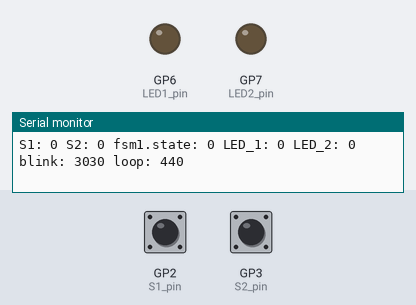
The program below on a simulated Raspberry Pi Pico. On the bench: output pins drawn as LEDs (lit = HIGH), the last lines printed to the serial monitor. Inputs (shaded band) come from the test bench; at power-on: GP2 (S1_pin) HIGH, GP3 (S2_pin) HIGH.

Above: at 1.2 s.
1.3 s: GP2 (S1_pin) pulled LOW for 3.2 s
At 2.5 s:
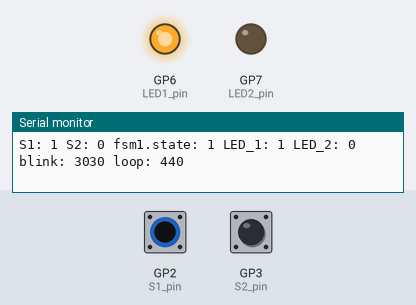
Timing chart, 0 to 6.0 s (numbered marks = the images above; inputs shaded):
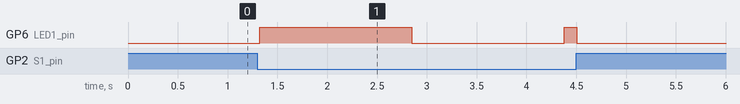

The program:

main.cpp
```cpp
#include <Arduino.h>

#define LED1_pin 6
#define LED2_pin 7

#define S1_pin 2
#define S2_pin 3


// Struct to hold the state for a finite state machine
typedef struct {
  int state, new_state;

  // tes - time entering state
  // tis - time in state
  unsigned long tes, tis;
} fsm_t;

// Input variables
uint8_t S1, prevS1;
uint8_t S2, prevS2;

// Output variables
uint8_t LED_1, LED_2;

// Our finite state machines
fsm_t fsm1, fsm2;


// meaningful names for the fsm1 states
enum {
  sm1_off = 0,
  sm1_blink_on,
  sm1_blink_off
};

uint32_t interval, last_cycle;
uint32_t loop_micros;
uint32_t blink_period;

// Set new state
void set_state(fsm_t& fsm, int new_state)
{
  if (fsm.state != new_state) {  // if the state chnanged tis is reset
    fsm.state = new_state;
    fsm.tes = millis();
    fsm.tis = 0;
  }
}


void setup()
{
  pinMode(LED1_pin, OUTPUT);
  pinMode(LED2_pin, OUTPUT);
  pinMode(S1_pin, INPUT_PULLUP);
  pinMode(S2_pin, INPUT_PULLUP);

  // Start the serial port with 115200 baudrate
  Serial.begin(115200);

  blink_period = 1000 * 1.0/0.33; // In ms

  interval = 40;
  set_state(fsm1, 0);
  set_state(fsm2, 0);
}

void loop()
{
    uint8_t b;
    if (Serial.available()) {  // Only do this if there is serial data to be read
      b = Serial.read();
      if (b == '-') blink_period = 100 * blink_period / 80;  // Press '-' to decrease the frequency
      if (b == '+') blink_period = 80 * blink_period / 100;  // Press '+' to increase the frequency
    }
    // To measure the time between loop() calls
    //uint32_t last_loop_micros = loop_micros;

    // Do this only every "interval" miliseconds
    // It helps to clear the switches bounce effect
    uint32_t now = millis();
    if (now - last_cycle > interval) {
      loop_micros = micros();
      last_cycle = now;

      // Read the inputs
      prevS1 = S1;
      prevS2 = S2;
      S1 = !digitalRead(S1_pin);
      S2 = !digitalRead(S2_pin);

      // FSM processing

      // Update tis for all state machines
      uint32_t cur_time = millis();   // Just one call to millis()
      fsm1.tis = cur_time - fsm1.tes;
      fsm2.tis = cur_time - fsm2.tes;

      // Calculate next state for the first state machine
      if (fsm1.state == sm1_off && S1){
        fsm1.new_state = sm1_blink_on;

      } else if(fsm1.state == sm1_blink_on && !S1) {
        fsm1.new_state = sm1_off;

      } else if (fsm1.state == sm1_blink_on && fsm1.tis > blink_period / 2){
        fsm1.new_state = sm1_blink_off;

      } else if (fsm1.state == sm1_blink_off && fsm1.tis > blink_period / 2){
        fsm1.new_state = sm1_blink_on;

      } else if (fsm1.state == sm1_blink_off && !S1){
        fsm1.new_state = sm1_off;
      }

      // Calculate next state for the second state machine
      /*if (fsm2.state == 0 && S2 && !prevS2){
        fsm2.new_state = 1;
      } else if (fsm2.state == 1 && S2 && !prevS2){
        fsm2.new_state = 0;
      }*/

      // Update the states -> by doing this both stahtes progress is "simultaneous"
      set_state(fsm1, fsm1.new_state);
      set_state(fsm2, fsm2.new_state);

      // Actions to be performed according to the current state of the first state machine
      if (fsm1.state == sm1_off){
        LED_1 = 0;

      } else if (fsm1.state == sm1_blink_on){
        LED_1 = 1;

      } else if (fsm1.state == sm1_blink_off){
        LED_1 = 0;
      }

      // A more compact way, but taking more assumptions
      // LED_1 = (fsm1.state == 1);
      // LED_1 = (state == 1)||(state ==2);  if LED1 must be set in states 1 and 2

      // Actions set by the current state of the second state machine
      // LED_2 = (fsm2.state == 0);

      // Set the outputs
      digitalWrite(LED1_pin, LED_1);
      digitalWrite(LED2_pin, LED_2);

      // Debug using the serial port
      Serial.print("S1: ");
      Serial.print(S1);

      Serial.print(" S2: ");
      Serial.print(S2);

      Serial.print(" fsm1.state: ");
      Serial.print(fsm1.state);

      Serial.print(" LED_1: ");
      Serial.print(LED_1);

      Serial.print(" LED_2: ");
      Serial.print(LED_2);

      Serial.print(" blink: ");
      Serial.print(blink_period);

      Serial.print(" loop: ");
      Serial.print(micros() - loop_micros);
      Serial.println();
    }

}
```

Measured:
- after the input at 1.3 s, GP6 (LED1_pin): LOW → HIGH at once, → LOW 1.5 s later, → HIGH 1.5 s later, → LOW 0.12 s later
